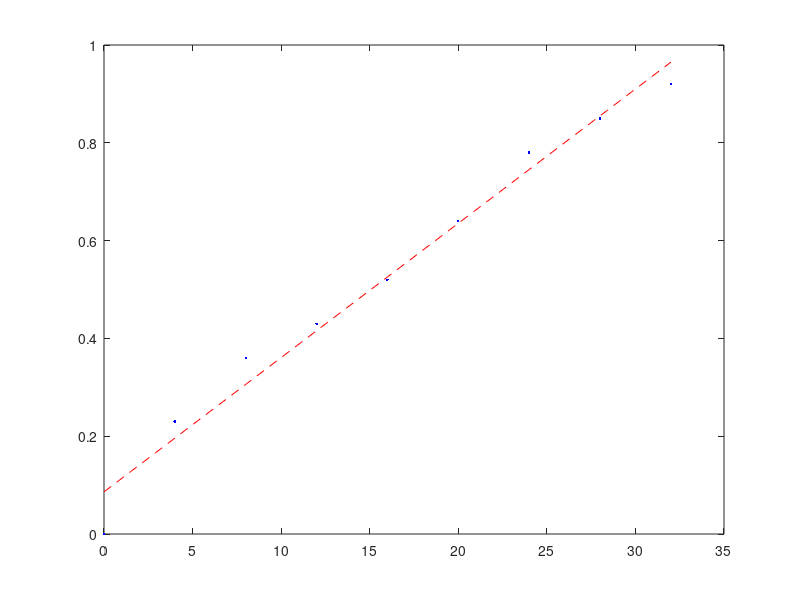

The MATLAB script that drew this image:
%coefficients = polyfit(x, y, 1);
%xFit = linspace(min(x), max(x), 1000);
%yFit = polyval(coefficients , xfit);
%hold on;
%plot(xFit, yFit, 'r-', 'LineWidth', 2);
%grid on;

D = [0 4 8 12 16 20 24 28 32];
F = [0 .23 .36 .43 .52 .64 .78 .85 .92];  
plot(D,F,'.b')
p = polyfit(D,F,1)
f = polyval(p,D);
hold on
plot(D,f,'--r')